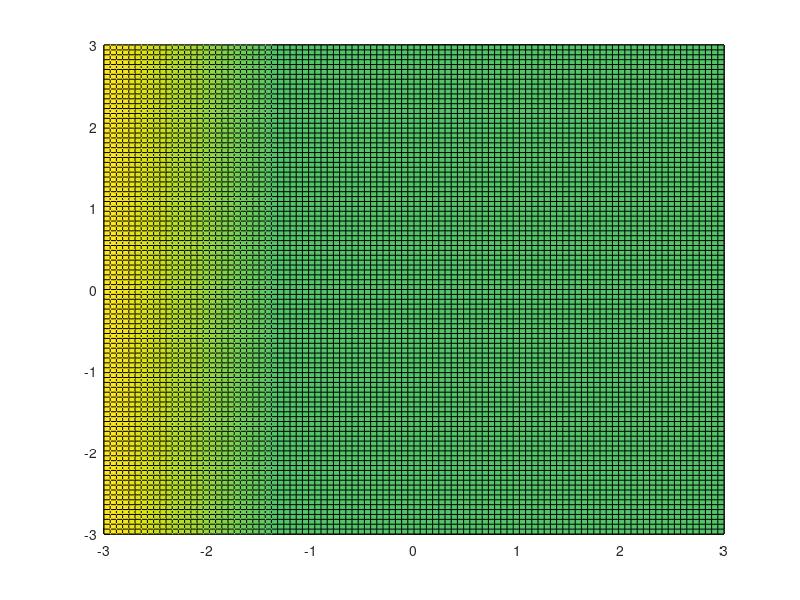

Source code (MATLAB):
%function plot_three_layers(grid_lat_range, grid_lon_range, v0_point, moho_norm_vec, third_layer_depth)
    grid_lat_range = [-3, 3];
    grid_lon_range = [-3, 3];
    v0_point = [0, 0, -50];
    moho_norm_vec = [1, 0, 5.1446];
    d = -dot(moho_norm_vec, v0_point);
    third_layer_depth = 80;
    ini_point = [0,0,-20];
    
    d2km = 6400*2*3.1415926/360;
    km2d = 1 / d2km;

    range_lat = (grid_lat_range(2) - grid_lat_range(1))*d2km;
    range_lon = (grid_lon_range(2) - grid_lon_range(1))*d2km;
    interval_lat = range_lat/100;
    interval_lon = range_lon/100;
    %xx = linspace();
    [xx, yy] = ndgrid(grid_lat_range(1)*d2km:interval_lat:grid_lat_range(2)*d2km, grid_lon_range(1)*d2km:interval_lon:grid_lon_range(2)*d2km);

    third_layer_zz = -third_layer_depth * ones(size(xx, 1), size(xx, 2));
    moho_zz = (-moho_norm_vec(1)*xx - moho_norm_vec(2)*yy - d) / moho_norm_vec(3);
    moho_flat_zz = v0_point(3) * ones(size(xx,1), size(xx, 2));
    ini_zz = ini_point(3) * ones(size(xx, 1), size(yy, 2));
    figure;
    hold on;
    surf(xx*km2d, yy*km2d, third_layer_zz);
    surf(xx*km2d, yy*km2d, moho_zz);
    surf(xx*km2d, yy*km2d, moho_flat_zz);
    surf(xx*km2d, yy*km2d, ini_zz);

%     ini_ray_x = linspace(ini_point(1), I0_0(1), 50);
%     ini_ray_y = linspace(ini_point(2), I0_0(2), 50);
%     ini_ray_tan = ini_vec(3) / sqrt(ini_vec(1)^2 + ini_vec(2)^2);
%     ini_ray_z = ini_ray_tan * sqrt((ini_ray_x-ini_point(1)).^2 + (ini_ray_y-ini_point(2)).^2);
%     plot3(ini_ray_x, ini_ray_y, ini_ray_z+ini_point(3));
% 
% 
%     refr_ray_x = linspace(I0_0(1), I0_1(1), 50);
%     refr_ray_y = linspace(I0_0(2), I0_1(2), 50);
%     refr_ray_tan = refracted_vec0(3) / sqrt(refracted_vec0(1)^2 + refracted_vec0(2)^2);
%     refr_ray_z = refr_ray_tan * sqrt((refr_ray_x-I0_0(1)).^2 + (refr_ray_y-I0_0(2)).^2);
%     plot3(refr_ray_x, refr_ray_y, refr_ray_z+I0_0(3));
%end
